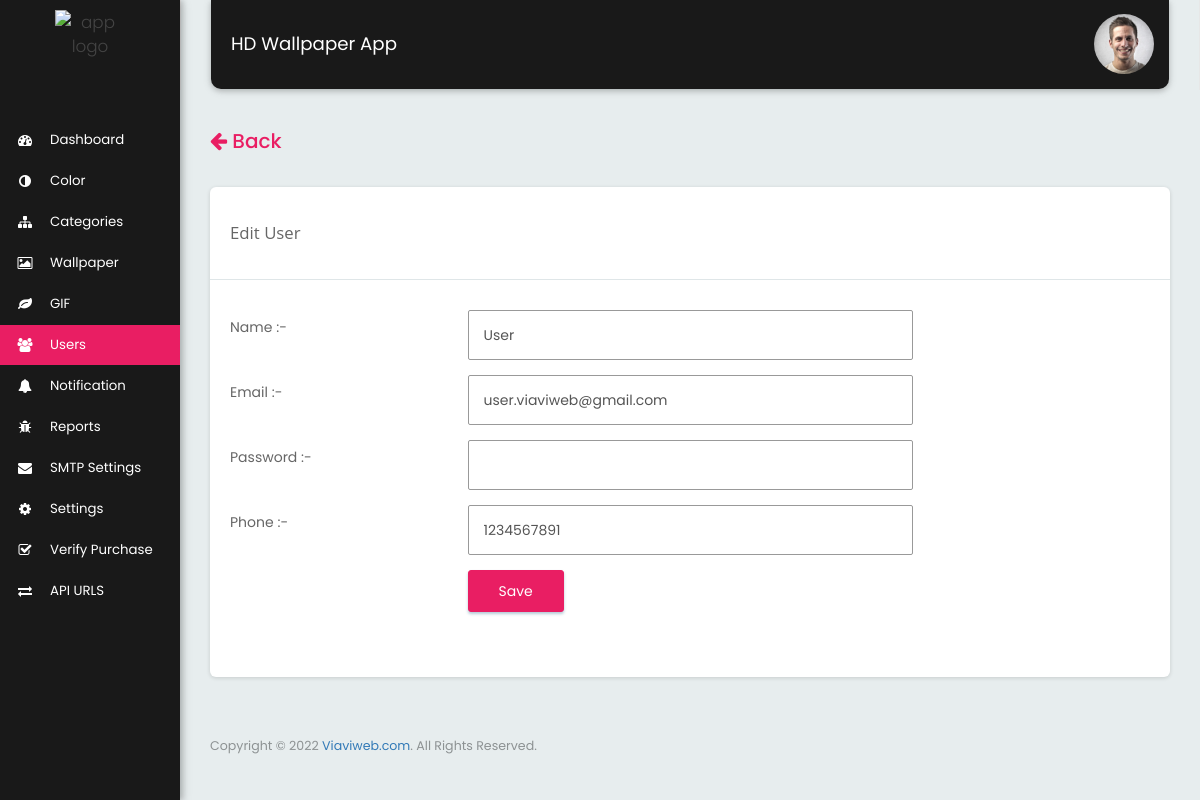
/add_user.php?user_id=1&redirect=manage_users.php (signed in), run on the app's committed database.
### tables this page shows
CREATE TABLE `tbl_users` (
  `id` int(10) NOT NULL,
  `user_type` varchar(20) NOT NULL DEFAULT 'Normal',
  `name` varchar(60) NOT NULL,
  `email` varchar(70) NOT NULL,
  `password` text NOT NULL,
  `phone` varchar(20) NOT NULL,
  `auth_id` varchar(255) NOT NULL DEFAULT '0',
  `registered_on` varchar(200) NOT NULL DEFAULT '0',
  `status` int(1) NOT NULL DEFAULT 1
);

### add_user.php (the view, shortened to what this page needs)
<?php
$page_title=(!isset($_GET['user_id'])) ? 'Add User' : 'Edit User';
include('includes/header.php');
if(isset($_GET['user_id']))
{
  $user_qry="SELECT * FROM tbl_users where id='".$_GET['user_id']."'";
  $user_result=mysqli_query($mysqli,$user_qry);
  $user_row=mysqli_fetch_assoc($user_result);
}
?>
<div class="row">
  <div class="col-md-12">
  	<?php
    if(isset($_GET['redirect'])){
      echo '<a href="'.$_GET['redirect'].'" class="btn_back"><h4 class="pull-left" style="font-size: 20px;color: #e91e63"><i class="fa fa-arrow-left"></i> Back</h4></a>';
    }
    else{
      echo '<a href="manage_users.php" class="btn_back"><h4 class="pull-left" style="font-size: 20px;color: #e91e63"><i class="fa fa-arrow-left"></i> Back</h4></a>';
    }
    ?>
    <div class="card">
      <div class="page_title_block">
        <div class="col-md-5 col-xs-12">
          <div class="page_title"><?=$page_title?></div>
        </div>
      </div>
      <div class="clearfix"></div>
      <div class="card-body mrg_bottom">
        <form action="" method="post" class="form form-horizontal" enctype="multipart/form-data" >
          <div class="section">
            <div class="section-body">
              <div class="form-group">
                <label class="col-md-3 control-label">Name :-</label>
                <div class="col-md-6">
                  <input type="text" name="name" id="name" value="<?php if(isset($_GET['user_id'])){echo $user_row['name'];}?>" class="form-control" required>
                </div>
              </div>
              <div class="form-group">
                <label class="col-md-3 control-label">Email :-</label>
                <div class="col-md-6">
                  <input type="email" name="email" id="email" value="<?php if(isset($_GET['user_id'])){echo $user_row['email'];}?>" <?=(isset($_GET['user_id']) AND $user_row['user_type']!='Normal') ? 'readonly' : ''?> class="form-control" <?=(!isset($_GET['user_id'])) ? 'required="required"' : '' ?>>
                </div>
              </div>
              <?php
              if(!isset($_GET['user_id']) || $user_row['user_type']=='Normal')
              {
                ?>
                <div class="form-group">
                  <label class="col-md-3 control-label">Password :-</label>
                  <div class="col-md-6">
                    <input type="password" name="password" id="password" value="" class="form-control" <?php if(!isset($_GET['user_id'])){?>required<?php }?>>
                  </div>
                </div>
              <?php } ?>
              <div class="form-group">
                <label class="col-md-3 control-label">Phone :-</label>
                <div class="col-md-6">
                  <input type="text" name="phone" id="phone" value="<?php if(isset($_GET['user_id'])){echo $user_row['phone'];}?>" class="form-control">
                </div>
              </div>
              <div class="form-group">
                <div class="col-md-9 col-md-offset-3">
                  <button type="submit" name="submit" class="btn btn-primary">Save</button>
                </div>
              </div>
            </div>
          </div>
        </form>
      </div>
    </div>
  </div>
</div>
<?php include('includes/footer.php');?>

### data on the page
tbl_users: name "User", email "user.viaviweb@gmail.com", phone "1234567891"

### other printed values
APP_NAME "HD Wallpaper App"
$page_title "Edit User"
